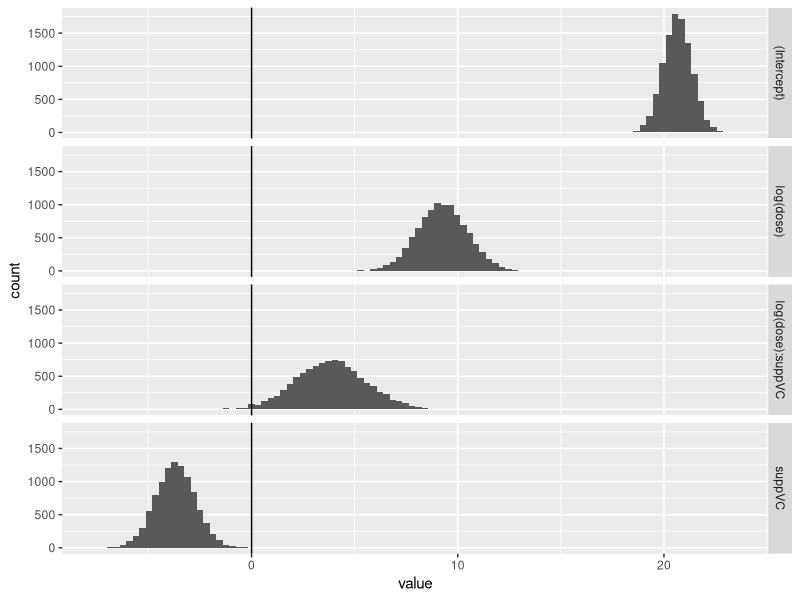
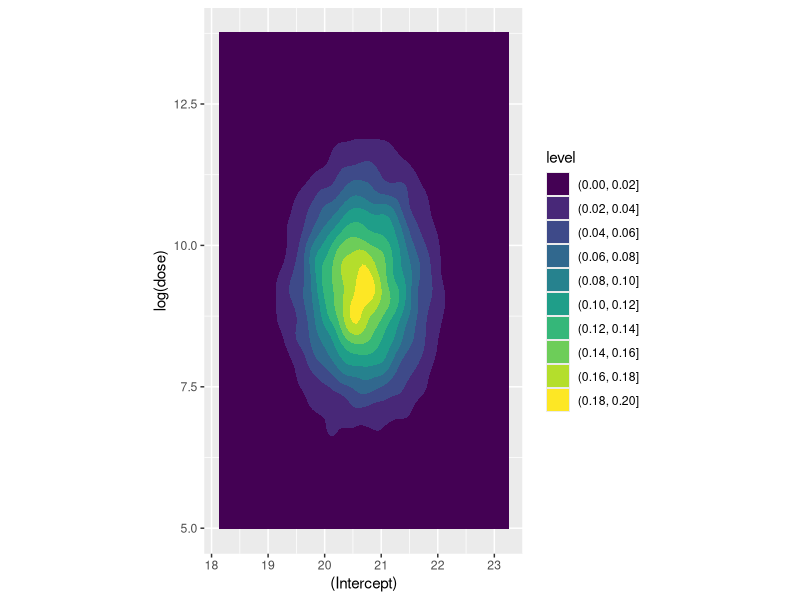
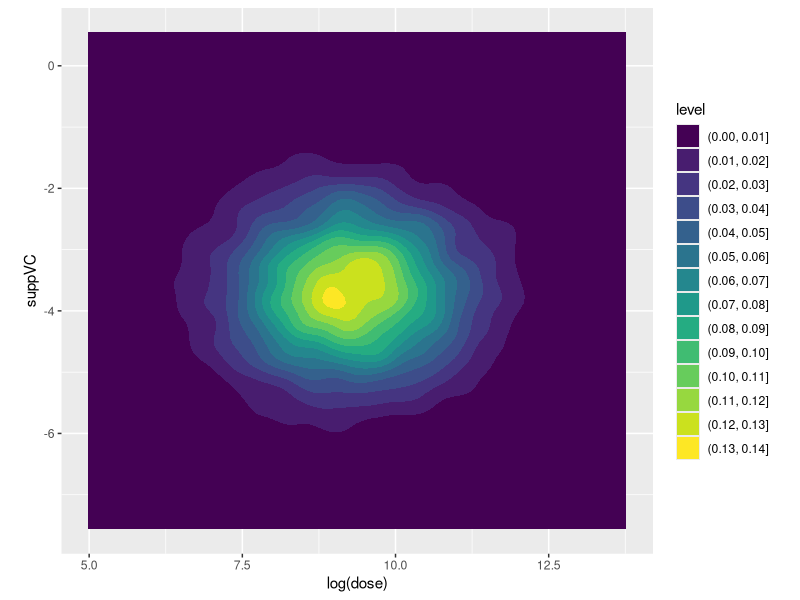
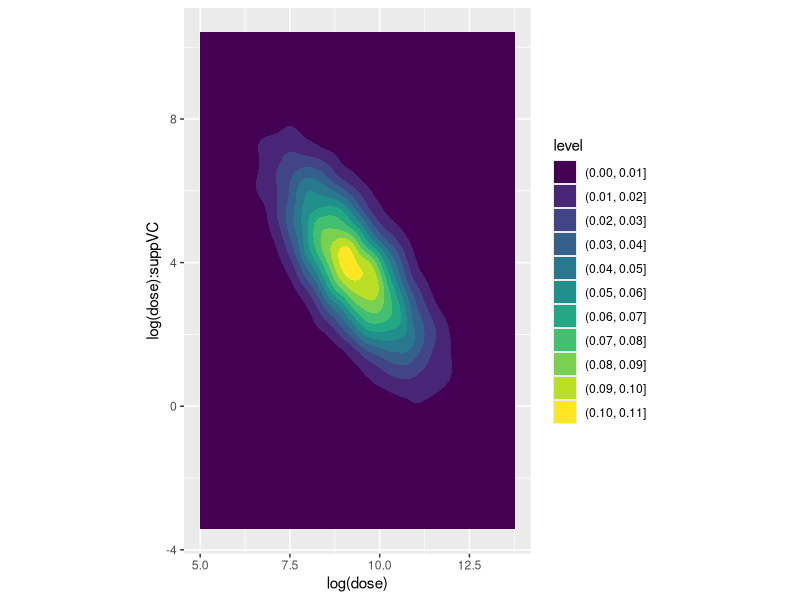
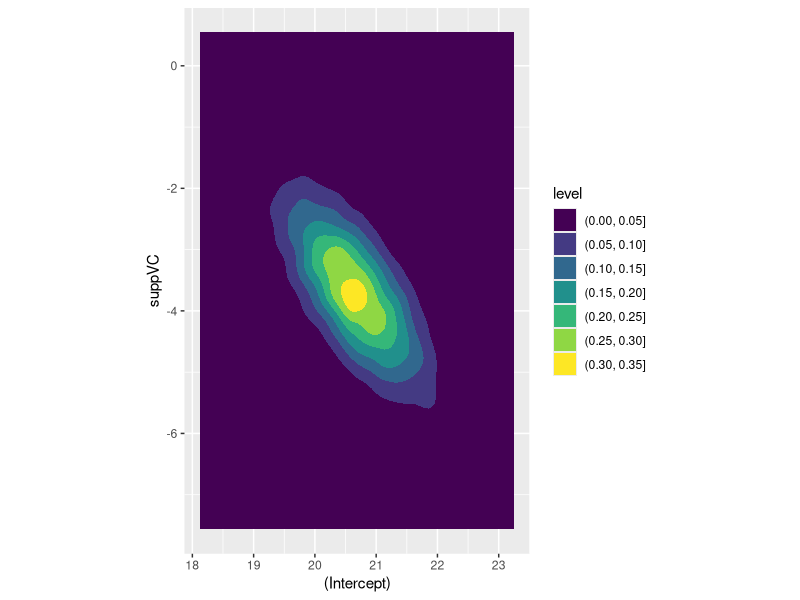
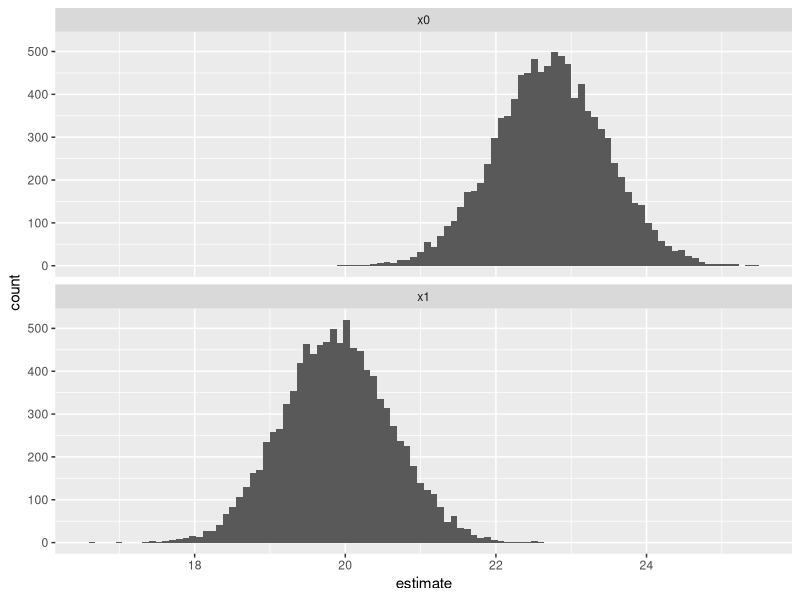
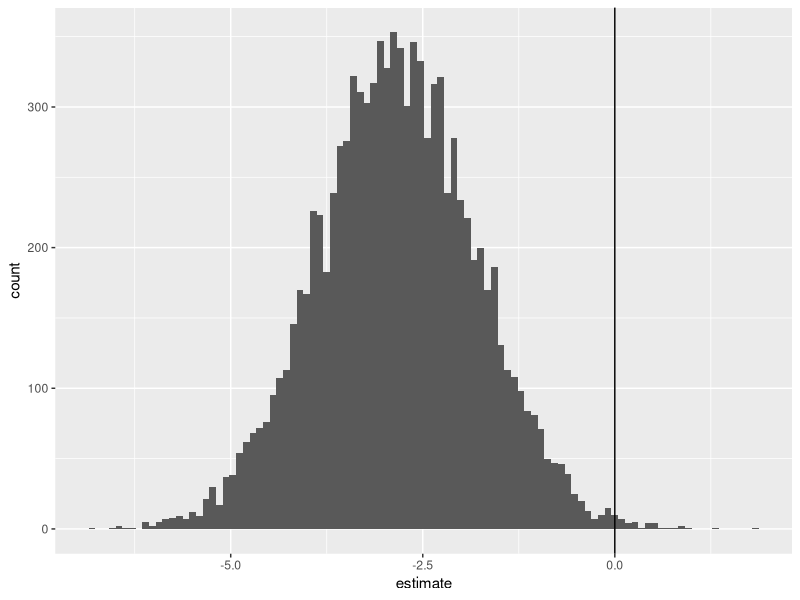

Write R code to recreate these figures, in order.
## ---- chunk 1
library(tidyverse)
df <- ToothGrowth |> tibble()
df

best_model <- lm(len ~ log(dose) * supp, data = df)

summary(best_model)
## ---- chunk 2
coef <- coefficients(best_model)

coef
## ---- chunk 3
Sig <- vcov(best_model)

Sig
## ---- chunk 4
sig <- sigma(best_model)

sig

## ---- chunk 5
beta_tilde <- MASS::mvrnorm(
    n = 10000, 
    mu = coef, 
    Sigma = Sig
)

head(beta_tilde)
## ---- chunk 6
beta_tilde |> 
    as_tibble() |>
    pivot_longer(everything(), names_to = "coefficient", values_to = "value") |> 
    ggplot(aes(x = value)) + 
    facet_grid(coefficient ~ .) + 
    geom_histogram(bins = 100) + 
    geom_vline(xintercept = 0)
## ---- chunk 7
beta_tilde |> 
    as_tibble() |>
    ggplot(aes(x = `(Intercept)`, y = `log(dose)`)) + 
    geom_density_2d_filled() + 
    coord_equal()


## ---- chunk 8
beta_tilde |> 
    as_tibble() |>
    ggplot(aes(x = `log(dose)`, y = suppVC)) + 
    geom_density_2d_filled() + 
    coord_equal()


## ---- chunk 9
beta_tilde |> 
    as_tibble() |>
    ggplot(aes(x = `log(dose)`, y = `log(dose):suppVC`)) + 
    geom_density_2d_filled() + 
    coord_equal()

## ---- chunk 10
knitr::kable(Sig)

## ---- chunk 11
beta_tilde |> 
    as_tibble() |>
    ggplot(aes(x = `(Intercept)`, y = suppVC)) + 
    geom_density_2d_filled() + 
    coord_equal()

## ---- chunk 12
# first element is 1 due to intercept
predictor <- c(1, log(1.25), 0, 0) 

predictions_ev <- apply(
    beta_tilde, 
    1, 
    FUN = function(this_beta) predictor %*% this_beta
)

head(predictions_ev)
## ---- chunk 13
quantile(predictions_ev, probs = c(0.025, 0.500, 0.975))

## ---- chunk 14
predict(best_model, newdata = data.frame(dose = 1.25, supp = "OJ"), interval = 'confidence')
## ---- chunk 15
n <- length(predictions_ev)

shoogliness <- rnorm(n=n, mean = 0, sd = sig)

predictions_pv <- predictions_ev + shoogliness


head(predictions_pv)
## ---- chunk 16
quantile(predictions_pv, probs = c(0.025, 0.5000, 0.975))

## ---- chunk 17
predict(best_model, newdata = data.frame(dose = 1.25, supp = "OJ"), interval = 'prediction')

## ---- chunk 18
#scenario 0: supplement is OJ
predictor_x0 <- c(1, log(1.25), 0, 0) 

#scenario 1: supplement is VC
predictor_x1 <- c(1, log(1.25), 1, 1 * log(1.25)) 


predictions_ev_x0 <- apply(
    beta_tilde, 
    1, 
    FUN = function(this_beta) predictor_x0 %*% this_beta
)

predictions_ev_x1 <- apply(
    beta_tilde, 
    1, 
    FUN = function(this_beta) predictor_x1 %*% this_beta
)

predictions_df <- 
    tibble(
        x0 = predictions_ev_x0,
        x1 = predictions_ev_x1
    ) |>
    mutate(
        fd = x1 - x0
    )

predictions_df

## ---- chunk 19
predictions_df |>
    pivot_longer(everything(), names_to = "scenario", values_to = "estimate") |>
    filter(scenario != "fd") |>
    ggplot(aes(x = estimate)) + 
    facet_wrap(~scenario, ncol = 1) + 
    geom_histogram(bins = 100)
## ---- chunk 20
predictions_df |>
    pivot_longer(everything(), names_to = "scenario", values_to = "estimate") |>
    filter(scenario == "fd") |>
    ggplot(aes(x = estimate)) + 
    geom_histogram(bins = 100) + 
    geom_vline(xintercept = 0)

## ---- chunk 21
predictions_df |>
    pivot_longer(everything(), names_to = "scenario", values_to = "estimate") |>
    filter(scenario == "fd") |> 
    pull('estimate') |>
    quantile(probs = c(0.025, 0.500, 0.975))

